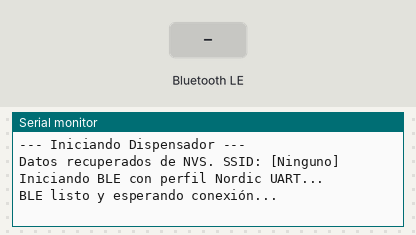
This sketch was run on a simulated ESP32. On the bench: the last lines printed to the serial monitor. Inputs (shaded band) come from the test bench. EEPROM starts erased; nothing arrives over Bluetooth unless stated; a phone connects over Bluetooth LE 3 s after start.

Above: at 1.2 s.
1.3 s: Bluetooth LE write "show conf" received
At 2.3 s:
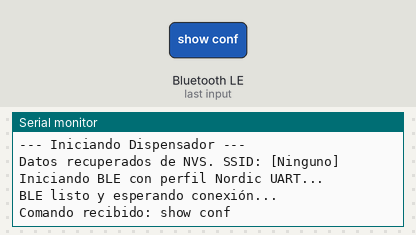
4.3 s: Bluetooth LE write "show times" received
At 5.5 s:
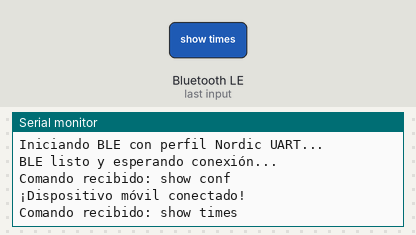
5.8 s: Bluetooth LE write "set wifi ssid" received
At 7.0 s:
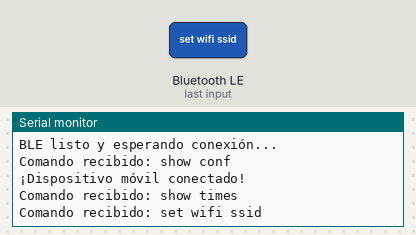
7.3 s: Bluetooth LE write "set wifi pass" received
At 8.1 s:
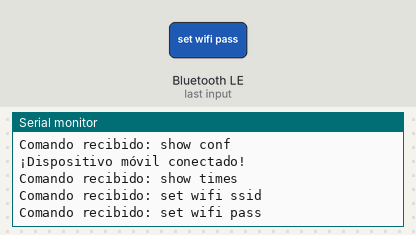
8.8 s: Bluetooth LE write "help" received
At 9.2 s:
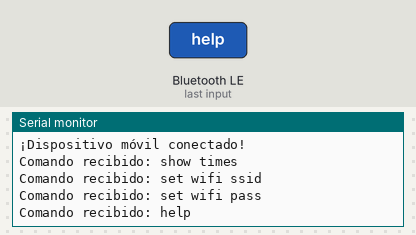

The sketch:

feedengine.ino
```cpp
#include <NimBLEDevice.h>
#include "hf_bt_wf_utils.h"
#include "hf_cmd_interpreter.h"

#define SERVICE_UUID           "6E400001-B5A3-F393-E0A9-E50E24DCCA9E"
#define CHARACTERISTIC_UUID_RX "6E400002-B5A3-F393-E0A9-E50E24DCCA9E"
#define CHARACTERISTIC_UUID_TX "6E400003-B5A3-F393-E0A9-E50E24DCCA9E"

NimBLEServer* pServer = nullptr;
NimBLECharacteristic* pTxCharacteristic = nullptr;
NimBLECharacteristic* pRxCharacteristic = nullptr;

bool deviceConnected = false;
bool sendInitialPrompt = false;

// 📢 FUNCIÓN GLOBAL DE EVENTOS BLE
// Puede ser llamada desde cualquier parte del proyecto (.ino o .cpp)
void send_ble_message(String msg) {
    if (deviceConnected && pTxCharacteristic != nullptr) {
        pTxCharacteristic->setValue(msg.c_str());
        pTxCharacteristic->notify();
    }
}

class MyServerCallbacks : public NimBLEServerCallbacks {
    void onConnect(NimBLEServer* pServer, NimBLEConnInfo& connInfo) override {
        deviceConnected = true;
        sendInitialPrompt = true;
        Serial.println("¡Dispositivo móvil conectado!");
    }

    void onDisconnect(NimBLEServer* pServer, NimBLEConnInfo& connInfo, int reason) override {
        deviceConnected = false;
        sendInitialPrompt = false;
        Serial.println("Dispositivo móvil desconectado. Reiniciando anuncios...");
        NimBLEDevice::startAdvertising();
    }
};

class MyRxCallbacks : public NimBLECharacteristicCallbacks {
    void onWrite(NimBLECharacteristic* pChar, NimBLEConnInfo& connInfo) override {
        std::string rxValue = pChar->getValue();

        if (rxValue.length() > 0) {
            String received = String(rxValue.c_str());
            Serial.println("Comando recibido: " + received);

            if (received.length() > 128) {
                received = received.substring(0, 128);
            }

            String cmdResponse = process_command(received);
            cmdResponse += "\nQ?";

            send_ble_message(cmdResponse);
        }
    }
};

void setup() {
    Serial.begin(115200);
    Serial.println("\n--- Iniciando Dispensador ---");

    // Inicia lectura e intento de conexión inicial (si aplica)
    read_from_store();

    Serial.println("Iniciando BLE con perfil Nordic UART...");
    NimBLEDevice::init("Hrs-Dsp");
    NimBLEDevice::setPower(ESP_PWR_LVL_P9);

    pServer = NimBLEDevice::createServer();
    pServer->setCallbacks(new MyServerCallbacks());

    NimBLEService* pService = pServer->createService(SERVICE_UUID);

    pTxCharacteristic = pService->createCharacteristic(
        CHARACTERISTIC_UUID_TX,
        NIMBLE_PROPERTY::NOTIFY
    );

    pRxCharacteristic = pService->createCharacteristic(
        CHARACTERISTIC_UUID_RX,
        NIMBLE_PROPERTY::WRITE | NIMBLE_PROPERTY::WRITE_NR
    );
    pRxCharacteristic->setCallbacks(new MyRxCallbacks());

    pService->start();

    NimBLEAdvertising* pAdvertising = NimBLEDevice::getAdvertising();
    pAdvertising->addServiceUUID(SERVICE_UUID);
    pAdvertising->setName("Hrs-Dsp");
    pAdvertising->start();

    Serial.println("BLE listo y esperando conexión...");
}

void loop() {
    // 1. Atendemos de forma continua y no bloqueante los eventos del Wi-Fi
    handle_wifi_async();

    // 2. Control del prompt de bienvenida único
    if (deviceConnected && sendInitialPrompt) {
        sendInitialPrompt = false;
        delay(500);
        send_ble_message("Q?");
    }
}
```

hf_bt_wf_utils.cpp
```cpp
#include "hf_bt_wf_utils.h"

// Vinculamos la función de envío BLE que está definida en el archivo .ino
extern void send_ble_message(String msg);

String wf_ssid = "";
String wf_pwd  = "";
Preferences preferences;

// Variables internas para el control de estado Wi-Fi sin bloquear
bool is_connecting = false;
int wifi_attempts = 0;
unsigned long wifi_timeout_ms = 0;

void wf_connect() {
    if (wf_ssid.length() == 0) {
        Serial.println("SSID vacío, se omite la conexión Wi-Fi.");
        return;
    }

    Serial.println("Iniciando solicitud de conexión Wi-Fi...");
    WiFi.mode(WIFI_STA);
    WiFi.disconnect();

    // Configuramos los estados iniciales de la máquina de progreso
    is_connecting = true;
    wifi_attempts = 1;
    WiFi.begin(wf_ssid.c_str(), wf_pwd.c_str());
    wifi_timeout_ms = millis();
}

void read_from_store() {
    preferences.begin("feedengine", true);
    wf_ssid = preferences.getString("wf_ssid", "");
    wf_pwd  = preferences.getString("wf_pwd", "");
    preferences.end();

    Serial.println("Datos recuperados de NVS. SSID: " + (wf_ssid == "" ? "[Ninguno]" : wf_ssid));

    if (wf_ssid.length() > 0) {
        wf_connect();
    }
}

void write_to_store(String wssid, String wpass) {
    wf_ssid = wssid;
    wf_pwd  = wpass;

    preferences.begin("feedengine", false);
    preferences.putString("wf_ssid", wf_ssid);
    preferences.putString("wf_pwd", wf_pwd);
    preferences.end();

    Serial.println("Credenciales actualizadas en NVS.");
    wf_connect();
}

// Esta función procesa el progreso en segundo plano desde el loop principal
void handle_wifi_async() {
    if (!is_connecting) return;

    // CASO EXITO: Se ha conectado
    if (WiFi.status() == WL_CONNECTED) {
        is_connecting = false;
        Serial.print("¡Wi-Fi Conectado! IP: ");
        Serial.println(WiFi.localIP());

        // Desencadenamos el EVENTO push hacia el móvil de forma asíncrona
        String eventMsg = "\n[EVENTO] Wi-Fi Conectado exitosamente.\nIP: " + WiFi.localIP().toString() + "\nQ?";
        send_ble_message(eventMsg);
        return;
    }

    // CASO TIMEOUT: Si pasan 5 segundos y no ha conectado, evaluamos el siguiente intento
    if (millis() - wifi_timeout_ms > 5000) {
        wifi_attempts++;

        if (wifi_attempts > 3) {
            // Superados los 3 intentos, abortamos la operación
            is_connecting = false;
            WiFi.disconnect();
            Serial.println("Fallo definitivo: Superados los 3 intentos de Wi-Fi.");

            // Desencadenamos el EVENTO de error push hacia el móvil
            send_ble_message("\n[EVENTO] Error: No se pudo conectar a la red Wi-Fi tras 3 intentos.\nQ?");
        } else {
            // Siguiente intento
            Serial.printf("Intento Wi-Fi %d de 3 de forma asíncrona...\n", wifi_attempts);
            WiFi.begin(wf_ssid.c_str(), wf_pwd.c_str());
            wifi_timeout_ms = millis();
        }
    }
}
```

hf_bt_wf_utils.h
```cpp
#ifndef HF_BT_WF_UTILS_H
#define HF_BT_WF_UTILS_H

#include <Arduino.h>
#include <WiFi.h>
#include <Preferences.h>

// Exponemos las variables globales para que el sketch principal pueda acceder a ellas si lo necesita
extern String wf_ssid;
extern String wf_pwd;
extern Preferences preferences;

// Declaración de los métodos
void wf_connect();
void read_from_store();
void write_to_store(String wssid, String wpass);
void handle_wifi_async(); // <-- Nueva función de monitoreo asíncrono

#endif
```

hf_cmd_interpreter.cpp
```cpp
#include "hf_cmd_interpreter.h"
#include "hf_bt_wf_utils.h" // Necesario para acceder a las variables y métodos de Wi-Fi

String process_command(String raw_cmd) {
    // Limpiamos espacios en blanco, saltos de línea o retornos de carro indeseados
    raw_cmd.trim();

    // 1. Comando: "show conf"
    if (raw_cmd == "show conf") {
        String status = (WiFi.status() == WL_CONNECTED) ? "Conectado" : "Desconectado";
        String ip = (WiFi.status() == WL_CONNECTED) ? WiFi.localIP().toString() : "0.0.0.0";

        String res = "\n--- CONFIGURACION ACTUAL ---\n";
        res += "SSID: " + (wf_ssid == "" ? "[Vacio]" : wf_ssid) + "\n";
        res += "PASS: " + (wf_pwd == "" ? "[Vacio]" : wf_pwd) + "\n";
        res += "Estado: " + status + "\n";
        res += "IP: " + ip + "\n";
        return res;
    }

    // 2. Comando: "show times"
    if (raw_cmd == "show times") {
        return "No schedule found";
    }

    // 3. Comando: "set wifi ssid $name_of_ssid"
    if (raw_cmd.startsWith("set wifi ssid ")) {
        // Extraemos todo lo que esté después del carácter 14 ("set wifi ssid ")
        String new_ssid = raw_cmd.substring(14);
        new_ssid.trim();

        if (new_ssid.length() == 0) {
            return "Error: El nombre de la SSID no puede estar vacio.";
        }

        // Guardamos e intentamos conectar (este método actualiza wf_ssid internamente)
        write_to_store(new_ssid, wf_pwd);
        return "SSID actualizada a '" + new_ssid + "'. Intentando conectar...";
    }

    // 4. Comando: "set wifi pass $wifi_password"
    if (raw_cmd.startsWith("set wifi pass ")) {
        // Extraemos todo lo que esté después del carácter 14 ("set wifi pass ")
        String new_pass = raw_cmd.substring(14);
        new_pass.trim();

        // Guardamos e intentamos conectar (este método actualiza wf_pwd internamente)
        write_to_store(wf_ssid, new_pass);
        return "Password actualizada. Intentando conectar...";
    }

    // 5. Comando: "help"
    if (raw_cmd == "help") {
        String h = "\n--- COMANDOS DISPONIBLES ---\n";
        h += "- show conf: Muestra la configuracion de la wifi (ssid y password), estado de conexion e IP.\n";
        h += "- show times: Muestra las horas de inicio y parada registradas.\n";
        h += "- set wifi ssid $name_of_ssid: Establece el nombre de la red Wi-Fi y reconecta.\n";
        h += "- set wifi pass $wifi_password: Establece la contrasena de la red Wi-Fi y reconecta.\n";
        h += "- help: Muestra esta guia de comandos.\n";
        return h;
    }

    // 6. Cualquier otro comando no reconocido
    return "Command not found. Send 'help' to list available commands";
}
```

hf_cmd_interpreter.h
```cpp
#ifndef HF_CMD_INTERPRETER_H
#define HF_CMD_INTERPRETER_H

#include <Arduino.h>

// Función principal que recibe el comando crudo y devuelve la respuesta procesada
String process_command(String raw_cmd);

#endif
```

Measured:
- after the input at 1.3 s, the serial monitor: prints a new line at once (image 1)
- after the input at 4.3 s, the serial monitor: prints a new line at once (image 2)
- after the input at 5.8 s, the serial monitor: prints a new line at once (image 3)
- after the input at 7.3 s, the serial monitor: prints a new line at once (image 4)
- after the input at 8.8 s, the serial monitor: prints a new line at once (image 5)
